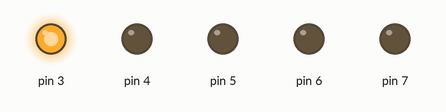
Recording of a sketch running on a simulated Arduino Uno, built with avr-gcc and run on an emulated ATmega328P. Shown: output pins drawn as LEDs (lit = HIGH).

Above: at 0.1 s.
At 2.1 s:
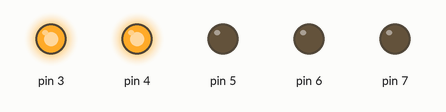
At 4.1 s:
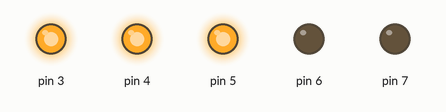
At 6.1 s:
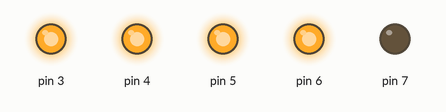
At 10.1 s:
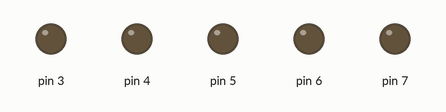
At 38.1 s:
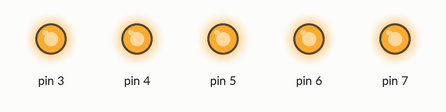
Timing chart, 0 to 39.6 s (numbered marks = the images above):
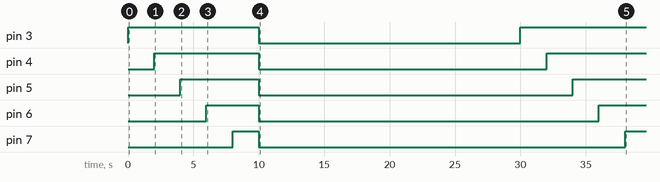

Measured:
- by itself, pin 3: LOW → HIGH at 0.00 s, → LOW 10.0 s later, → HIGH 20.0 s later
- by itself, pin 4: LOW → HIGH at 2.0 s, → LOW 8.0 s later, → HIGH 22.0 s later
- by itself, pin 5: LOW → HIGH at 4.0 s, → LOW 6.0 s later, → HIGH 24.0 s later
- by itself, pin 6: LOW → HIGH at 6.0 s, → LOW 4.0 s later, → HIGH 26.0 s later
- by itself, pin 7: LOW → HIGH at 8.0 s, → LOW 2.0 s later, → HIGH 28.0 s later

The sketch:

3__codigo.ino
```cpp
// C++ code
//
void setup()
{
  pinMode(3, OUTPUT);
  pinMode(4, OUTPUT);
  pinMode(5, OUTPUT);
  pinMode(6, OUTPUT);
  pinMode(7, OUTPUT);
}

void loop()
{
  digitalWrite(3, HIGH);
  delay(2000); //
  digitalWrite(4, HIGH);
  delay(2000); //
  digitalWrite(5, HIGH);
  delay(2000); //
  digitalWrite(6, HIGH);
  delay(2000); //
  digitalWrite(7, HIGH);
  delay(2000); //
  digitalWrite(3,LOW);
  digitalWrite(4,LOW);
  digitalWrite(5,LOW);
  digitalWrite(6,LOW);
  digitalWrite(7,LOW);
  delay(20000); //
}
```
